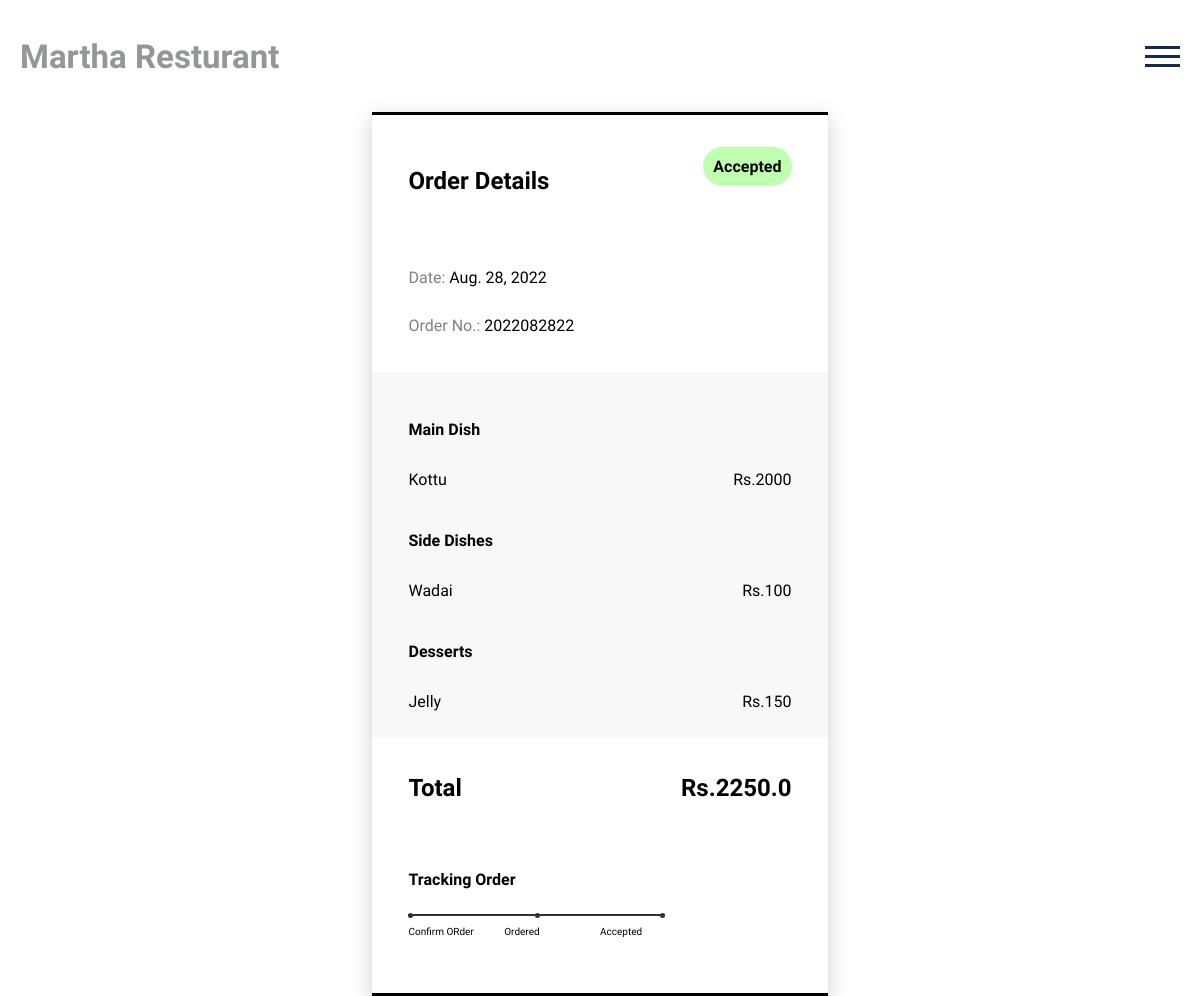
Screenshot of /myorders/19/ (signed in) with the database file from the repository.
### orders/models.py (models this page shows, shortened)
class OrderProduct(models.Model):
    order = models.ForeignKey(Order, on_delete=models.CASCADE)
    payment = models.ForeignKey(
        Payment, on_delete=models.SET_NULL, blank=True, null=True)
    user = models.ForeignKey(Profile, on_delete=models.CASCADE)
    maindish = models.ManyToManyField(Maindish)
    sidedishes = models.ManyToManyField(Sidedish)
    desserts = models.ManyToManyField(Dessert, blank=True, null=True)
    quantity = models.IntegerField()
    product_price = models.FloatField()
    ordered = models.BooleanField(default=False)
    created_at = models.DateTimeField(auto_now_add=True)
    updated_at = models.DateTimeField(auto_now=True)

class Order(models.Model):
    STATUS = (
        ('New', 'New'),
        ('Ordered', 'Ordered'),
        ('Accepted', 'Accepted'),
        ('Completed', 'Completed'),
        ('Cancelled', 'Cancelled'),
    )
    user = models.ForeignKey(Profile, on_delete=models.SET_NULL, null=True)
    payment = models.ForeignKey(
        Payment, on_delete=models.SET_NULL, blank=True, null=True)
    order_number = models.CharField(max_length=20)
    first_name = models.CharField(max_length=50)
    last_name = models.CharField(max_length=50)
    phone = models.CharField(max_length=15)
    email = models.EmailField(max_length=50)
    address_line_1 = models.CharField(max_length=50)
    address_line_2 = models.CharField(max_length=50, blank=True)
    country = models.CharField(max_length=50)
    state = models.CharField(max_length=50)
    city = models.CharField(max_length=50)
    order_note = models.CharField(max_length=100, blank=True)
    order_total = models.FloatField()
    tax = models.FloatField()
    status = models.CharField(max_length=10, choices=STATUS, default='New')
    ip = models.CharField(blank=True, max_length=20)
    is_ordered = models.BooleanField(default=False)
    created_at = models.DateTimeField(auto_now_add=True)
    updated_at = models.DateTimeField(auto_now=True)

### foods/models.py (models this page shows, shortened)
class Maindish(models.Model):
    name = models.CharField(max_length=250)
    slug = models.SlugField(max_length=100, blank=True)
    price = models.CharField(max_length=250)
    image = models.ImageField(
        upload_to='maindish/', null=True, blank=True)
    is_active = models.BooleanField(default=True)

class Sidedish(models.Model):
    name = models.CharField(max_length=250)
    slug = models.SlugField(max_length=100, blank=True)
    price = models.CharField(max_length=250)
    image = models.ImageField(
        upload_to='sidedish/', null=True, blank=True)
    is_active = models.BooleanField(default=True)

class Dessert(models.Model):
    name = models.CharField(max_length=250)
    slug = models.SlugField(max_length=100, blank=True)
    price = models.CharField(max_length=250)
    image = models.ImageField(
        upload_to='dessert/', null=True, blank=True)
    is_active = models.BooleanField(default=True)

### main/views.py (the view)
# urls.py: path('myorders/<int:order_id>/', views.orderdetail, name="orderdetail"),
@login_required(login_url='login')
def orderdetail(request, order_id):
    order = OrderProduct.objects.filter(
        id=order_id).first()
    context = {
        'order': order,
    }
    return render(request, 'main/orderdetail.html', context=context)

### main/templates/main/orderdetail.html
{% extends "main/base.html" %}
{% load static %}
{% block content %}
<link rel="stylesheet" href="{% static 'main/css/orderdetail.css' %}" type="text/css">
<div class="card">
    <div class="title" style="display: flex;justify-content: space-between; ">
        <h2>Order Details</h2>
        {% if order.order.status == "New" %}
        <a href="{% url 'complete_order' order.id %}" style="background-color: rgba(0, 140, 255, 0.309); height:fit-content; padding:10px; border-radius:3rem;text-decoration: none;">Complete Order</a>
        {% elif order.order.status == "Ordered" %}
        <a style="background-color: rgba(255, 242, 0, 0.309); height:fit-content; padding:10px; border-radius:3rem;">Ordered</a>
        {% elif order.order.status == "Accepted" %}
        <a style="background-color: rgba(55, 255, 0, 0.309); height:fit-content; padding:10px; border-radius:3rem;">Accepted</a>
        {% elif order.order.status == "Completed" %}
        <a style="background-color: rgba(0, 255, 17, 0.309); height:fit-content; padding:10px; border-radius:3rem;">Completed</a>
        {% elif order.order.status == "Cancelled" %}
            <a style="background-color: rgba(255, 0, 0, 0.309); height:fit-content; padding:10px; border-radius:3rem;">Cancelled</a>
        {% endif %}
    </div>
    <div class="info">
        <div class="row">
            <div class="col-7">
                <span id="heading">Date: </span>
                <span id="details">{{order.created_at.date}}</span>
            </div>
            <div class="col-5 pull-right">
                <span id="heading">Order No.: </span>
                <span id="details">{{order.order.order_number}}</span>
            </div>
        </div>
    </div>
    <div class="pricing">
        <h4 style="margin-bottom: 10px;">Main Dish</h4>
        {% for x in order.maindish.all  %}
        <div class="row" style="display: flex;justify-content: space-between; ">
            <div class="col-9">
                <span id="name">{{x.name}}</span>
            </div>
            <div class="col-3">
                <span id="price">Rs.{{x.price}}</span>
            </div>
        </div>
        {% endfor %}
        <h4 style="margin-bottom: 10px;">Side Dishes</h4>
        {% for x in order.sidedishes.all  %}
        <div class="row" style="display: flex;justify-content: space-between; ">
            <div class="col-9">
                <span id="name">{{x.name}}</span>
            </div>
            <div class="col-3">
                <span id="price">Rs.{{x.price}}</span>
            </div>
        </div>
        {% endfor %}
        <h4 style="margin-bottom: 10px;">Desserts</h4>
        {% for x in order.desserts.all  %}
        <div class="row" style="display: flex;justify-content: space-between; ">
            <div class="col-9">
                <span id="name">{{x.name}}</span>
            </div>
            <div class="col-3">
                <span id="price">Rs.{{x.price}}</span>
            </div>
        </div>
        {% endfor %}
    </div>
    <div class="total" >
        <div class="row" style="display: flex;justify-content: space-between; margin-bottom: 2rem;">
            <div class="col-9"><h2>Total</h2></div>
            <div class="col-3"><h2>Rs.{{order.product_price}}</h2></div>
        </div>
    </div>
    <div class="tracking">
        <div class="title">Tracking Order</div>
    </div>
    <div class="progress-track">
        <ul id="progressbar">
            {% if order.order.status == "New" %}
              <li class="step0 active " id="step1">Confirm ORder</li>
            {% elif order.order.status == "Ordered" %}
            <li class="step0 active " id="step1">Confirm ORder</li>
              <li class="step0 active text-center " id="step2">Ordered</li>
            {% elif order.order.status == "Accepted" %}
            <li class="step0 active " id="step1">Confirm ORder</li>
            <li class="step0 active text-center " id="step2">Ordered</li>
              <li class="step0 active text-right " id="step3">Accepted</li>
            {% elif order.order.status == "Completed" %}
            <li class="step0 active " id="step1">Confirm ORder</li>
            <li class="step0 active text-center " id="step2">Ordered</li>
            <li class="step0 active text-right " id="step3">Accepted</li>
            <li class="step0 active text-right" id="step4">Completed</li>
            {% else %}
            <li class="step0  " id="step1">Confirm ORder</li>
            <li class="step0  text-center " id="step2">Ordered</li>
            <li class="step0  text-right " id="step3">Accepted</li>
            <li class="step0  text-right" id="step4">Completed</li>
            {% endif %}
        </ul>
    </div>
</div>
{% endblock content %}

### main/static/main/css/base.css (style rules this page uses)
body { font-family: 'Inika', serif; font-weight: 400; margin: 0; }

### main/static/main/css/orderdetail.css (style rules this page uses)
.card { margin: auto; width: 38%; max-width:600px; padding: 4vh 0; box-shadow: 0 6px 20px 0 rgba(0, 0, 0, 0.19); border-top: 3px solid black; border-bottom: 3px solid black; border-left: none; border-right: none; }
.title { color: black; font-weight: 600; margin-bottom: 2vh; padding: 0 8%; font-size: initial; }
#details { font-weight: 400; }
.info { padding: 5% 8%; }
.info .col-5 { padding: 0; }
#heading { color: grey; line-height: 6vh; }
.pricing { background-color: #ddd3; padding: 2vh 8%; font-weight: 400; line-height: 2.5; }
.pricing .col-3 { padding: 0; }
.total { padding: 2vh 8%; color: black; font-weight: bold; }
.total .col-3 { padding: 0; }
#progressbar { margin-bottom: 3vh; overflow: hidden; color: black; padding-left: 0px; margin-top: 3vh }
#progressbar li { list-style-type: none; font-size: x-small; width: 25%; float: left; position: relative; font-weight: 400; color: rgb(160, 159, 159); }
#progressbar #step1:before { content: ""; color: black; width: 5px; height: 5px; margin-left: 0px !important; }
#progressbar #step2:before { content: ""; color: #fff; width: 5px; height: 5px; margin-left: 32%; }
#progressbar #step3:before { content: ""; color: #fff; width: 5px; height: 5px; margin-right: 32% ; }
#progressbar li:before { line-height: 29px; display: block; font-size: 12px; background: #ddd; border-radius: 50%; margin: auto; z-index: -1; margin-bottom: 1vh; }
#progressbar li:after { content: ''; height: 2px; background: #ddd; position: absolute; left: 0%; right: 0%; margin-bottom: 2vh; top: 1px; z-index: 1; }
.progress-track { padding: 0 8%; }
#progressbar li:nth-child(2):after { margin-right: auto; }
#progressbar li:nth-child(1):after { margin: auto; }
#progressbar li:nth-child(3):after { float: left; width: 68%; }
#progressbar li.active { color: black; }
#progressbar li.active:before, #progressbar li.active:after { background: rgb(51, 50, 50); }

### rows the page displays
OrderProduct: created_at "Aug. 28, 2022", order.order_number "2022082822", product_price "2250.0"
Maindish: name "Kottu", price "2000"
Sidedish: name "Wadai", price "100"
Dessert: name "Jelly", price "150"
